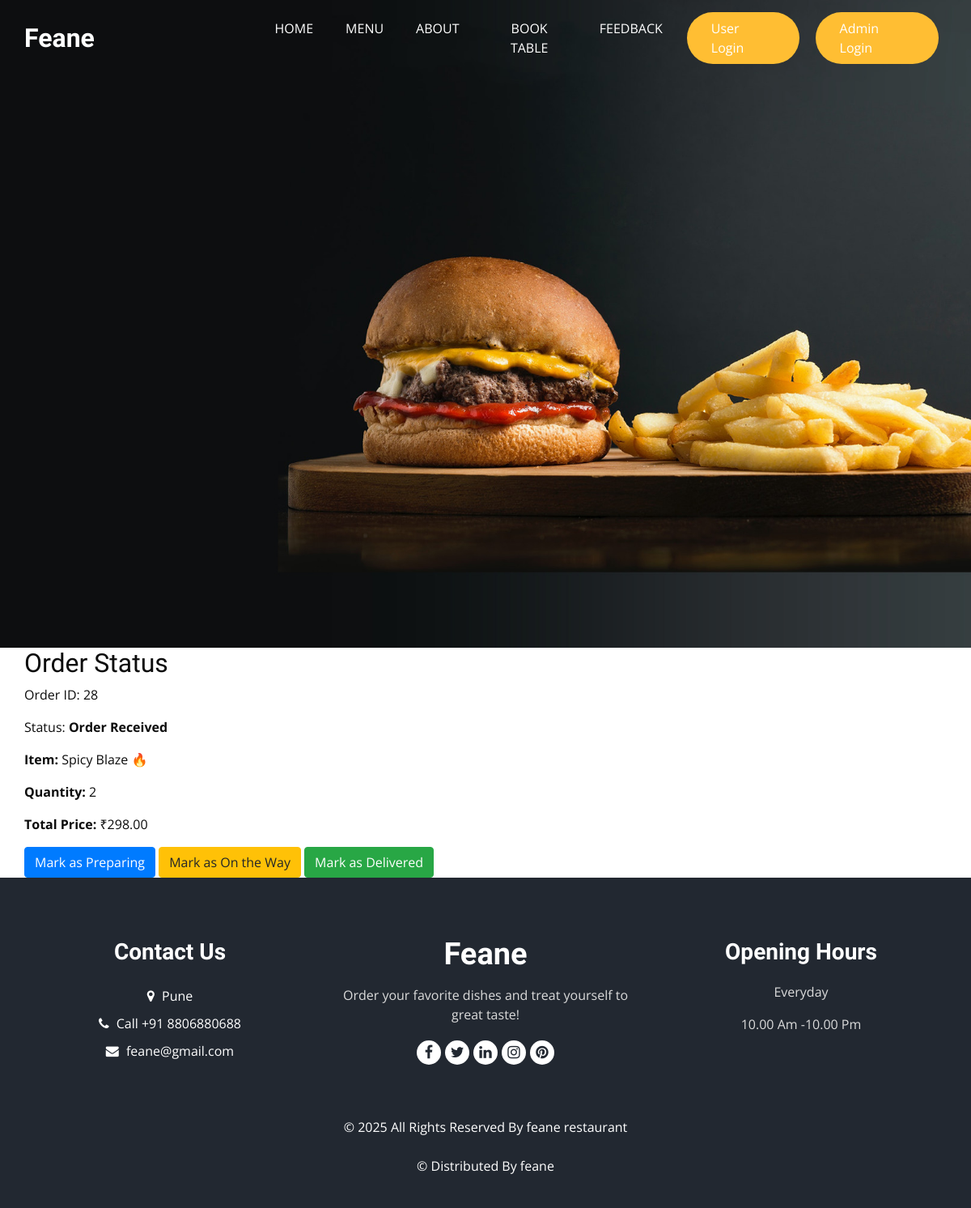
The app's page /order-status/28/ with its own data.
### Base_App/models.py (models this page shows, shortened)
class Order(models.Model):
    STATUS_CHOICES = [
        ('received', 'Order Received'),
        ('preparing', 'Preparing'),
        ('on_the_way', 'On the Way'),
        ('delivered', 'Delivered'),
    ]
    item = models.ForeignKey(Items, on_delete=models.CASCADE)
    user_name = models.CharField(max_length=255)
    user_email = models.EmailField()
    address = models.TextField()
    quantity = models.PositiveIntegerField()
    payment_option = models.CharField(max_length=50)
    total_price = models.DecimalField(max_digits=10, decimal_places=2, default=0.00)
    created_at = models.DateTimeField(auto_now_add=True)
    upi_id = models.CharField(max_length=255, blank=True, null=True)
    status = models.CharField(max_length=50, choices=STATUS_CHOICES, default='received')  # Set the default to 'received'
    def get_status_display(self):
        return dict(self.STATUS_CHOICES).get(self.status, 'Unknown')

class Items(models.Model):
    Item_name = models.CharField(max_length=40)
    description = models.TextField(blank=False)
    Price = models.IntegerField()
    Category = models.ForeignKey(ItemList, related_name='items', on_delete=models.CASCADE)  # Adjusted related_name
    Image = models.ImageField(upload_to='items/')

### Base_App/views.py (the view)
# urls.py: path('order-status/<int:order_id>/', order_status_page, name='order_status_page'),
def order_status_page(request, order_id):
    order = get_object_or_404(Order, id=order_id)
    return render(request, 'order_status.html', {'order': order})

### Template/order_status.html
{% extends "base.html" %}
{% block main %}
<section class="order_status_section">
    <div class="container">
        <h2>Order Status</h2>
        <p>Order ID: {{ order.id }}</p>
        <p>Status: <strong>{{ order.get_status_display }}</strong></p>
        <div>
            <p><strong>Item:</strong> {{ order.item.Item_name }}</p>
            <p><strong>Quantity:</strong> {{ order.quantity }}</p>
            <p><strong>Total Price:</strong> ₹{{ order.total_price }}</p>
        </div>
        {% if order.status != 'delivered' %}
            <div>
                <a href="{% url 'update_order_status' order.id 'preparing' %}" class="btn btn-primary">Mark as Preparing</a>
                <a href="{% url 'update_order_status' order.id 'on_the_way' %}" class="btn btn-warning">Mark as On the Way</a>
                <a href="{% url 'update_order_status' order.id 'delivered' %}" class="btn btn-success">Mark as Delivered</a>
            </div>
        {% endif %}
    </div>
</section>
{% endblock %}

### Static/css/style.css (style rules this page uses)
html, body { height: 100%; margin: 0; display: flex; flex-direction: column; }
body { font-family: "Open Sans", sans-serif; color: #0c0c0c; background-color: #ffffff; overflow-x: hidden; }
h1, h2 { font-family: 'Dancing Script', cursive; }
a, a:hover, a:focus { text-decoration: none; }
.btn, .btn:focus { outline: none !important; -webkit-box-shadow: none; box-shadow: none; }

### Static/css/responsive.css (style rules this page uses)
@media (min-width: 1200px) { .container { max-width: 1170px; } }

### records on screen
Order: id "28", status "Order Received", item.Item_name "Spicy Blaze 🔥", quantity "2", total_price "298.00"
